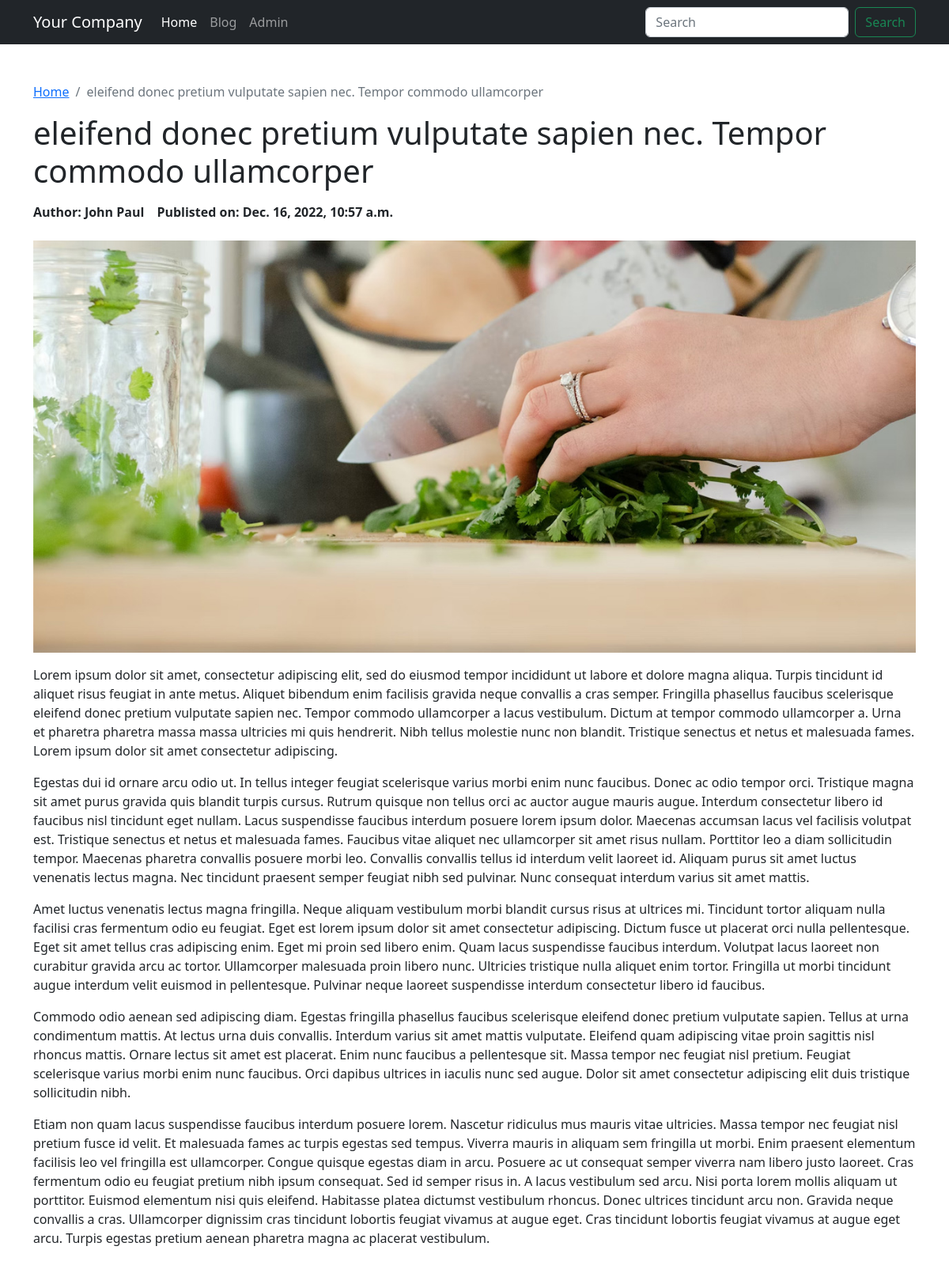
/blog/post/eleifend-donec-pretium-vulputate-sapien-nec-tempor-commodo-ullamcorper, run on the app's committed database.
### blog/models.py (models this page shows, shortened)
class Post(models.Model):
    STATUS_PUBLISHED = 1
    STATUS_DRAFT = 0
    STATUS_UNLISTED = -1
    status_choices = [
        (STATUS_PUBLISHED, 'Published'),
        (STATUS_DRAFT, 'Draft'),
        (STATUS_UNLISTED, 'Unlisted'),
    ]
    title = models.CharField(max_length=255)
    description = RichTextField()
    image = models.ImageField(upload_to = 'uploads/%Y/%m/%d/')
    author = models.ForeignKey(Author, on_delete=models.CASCADE)
    category = models.ManyToManyField(Category, related_name="posts", blank=True)
    slug = models.SlugField(max_length=255, unique=True)
    date_available = models.DateTimeField(default=timezone.now)
    sort_order = models.IntegerField(default=0)
    status = models.SmallIntegerField(default=STATUS_DRAFT, choices=status_choices)
    date_added = models.DateTimeField(default=timezone.now, editable=False)
    date_modified = models.DateTimeField(default=timezone.now, editable=False)

class Author(models.Model):
    first_name = models.CharField(max_length=60)
    last_name = models.CharField(max_length=60)
    email = models.EmailField(null=True, blank=True)
    def __str__(self):
        return self.first_name + ' ' + self.last_name

### blog/views.py (the view)
# urls.py: path('post/<slug:slug>', views.PostView.as_view(), name='post'),
class PostView(DetailView):
    template_name = 'blog/post.html'
    model = Post

### blog/templates/blog/post.html (shortened to what this page needs)
{% extends "base.html" %}
{% load static %}
{% block content %}
<div class="container py-5">
    <nav aria-label="breadcrumb">
        <ol class="breadcrumb">
            <li class="breadcrumb-item"><a href="{% url 'blog_home' %}">Home</a></li>
            <li class="breadcrumb-item active" aria-current="page">{{ post.title }}</li>
        </ol>
    </nav>
    <h1>{{ post.title }}</h1>
    <div class="d-flex py-2 fs-lg fw-bold mb-3">
        <div class="author me-3">Author: {{ post.author }}</div>
        <div class="date_publish">Publisted on: {{ post.date_available }}</div>
    </div>
    <img class="img-fluid mb-3" src="{% static post.image %}" alt="{{ post.title }}" />
    <div class="description">{{ post.description|safe }}</div>
</div>
{% endblock content %}

### data on the page
Post: title "eleifend donec pretium vulputate sapien nec. Tempor commodo ullamcorper", author "John Paul", date_available "Dec. 16, 2022, 10:57 a.m.", image (picture), description "Lorem ipsum dolor sit amet, consectetur adipiscing elit, sed do eiusmod tempor incididunt ut labore et dolore magna aliqua. Turpis tincidunt id aliquet risus feugiat in ante metus. Aliquet bibendum enim facilisis gravida neque convallis a cras semper. Fringilla phasellus faucibus scelerisque eleifend donec pretium vulputate sapien nec. Tempor commodo ullamcorper a lacus vestibulum. Dictum at tempor commodo ullamcorper a. Urna et pharetra pharetra massa massa ultricies mi quis hendrerit. Nibh tellus molestie nunc non blandit. Tristique senectus et netus et malesuada fames. Lorem ipsum dolor sit amet consectetur adipiscing. Egestas dui id ornare arcu odio ut. In tellus integer feugiat…"
